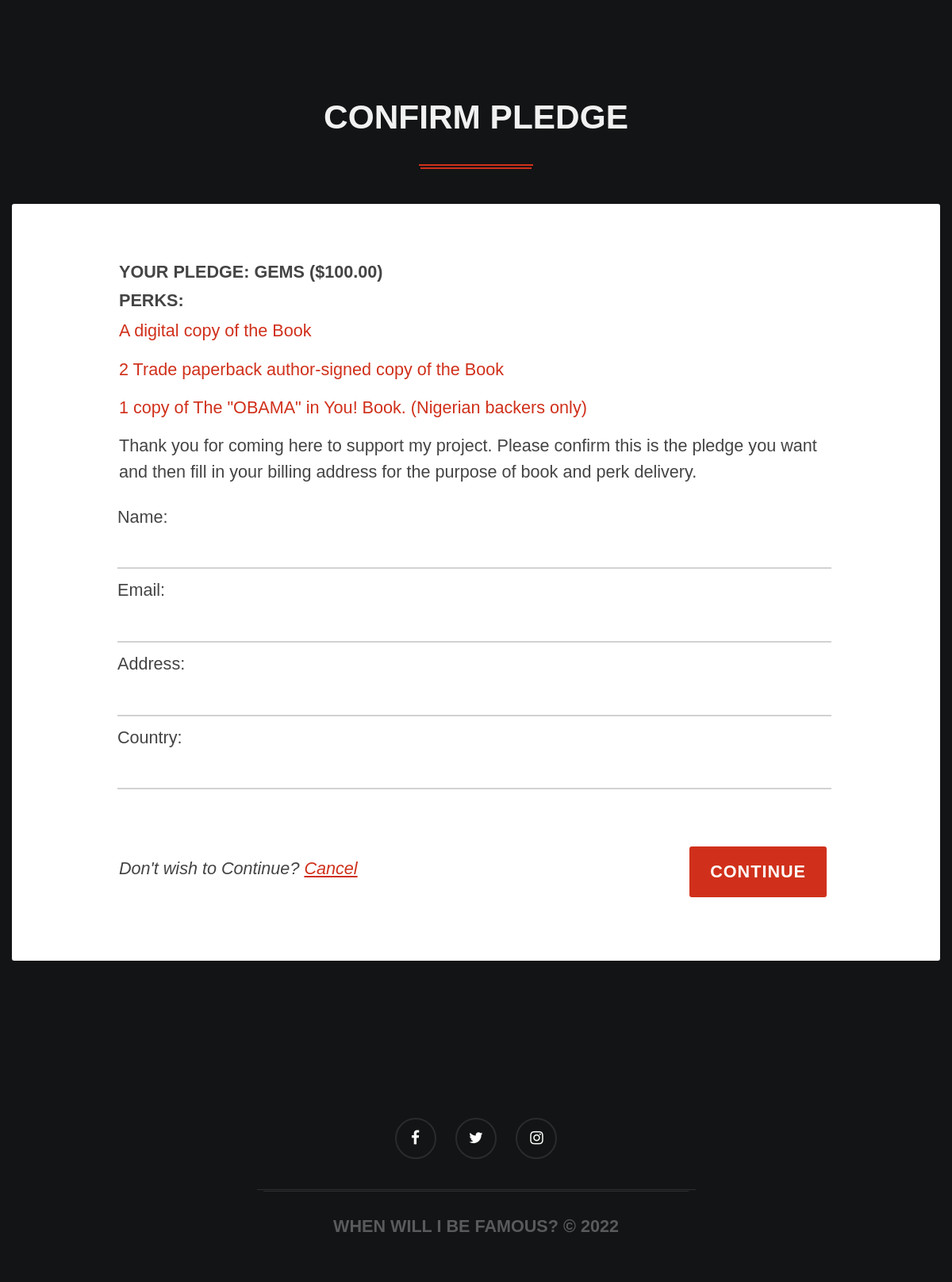
Screenshot of /gems/ with the database file from the repository.
### crowdfund/models.py (models this page shows, shortened)
class Reward(models.Model):
    name = models.CharField(max_length=255)
    slug = models.SlugField(max_length=50, blank=True)
    amount = models.DecimalField(max_digits=8, decimal_places=2)

class Perk(models.Model):
    description = models.CharField(max_length=255)
    reward = models.ForeignKey(
        Reward, on_delete=models.CASCADE, related_name='perks')
    created = models.DateTimeField(auto_now=True)
    def __str__(self):
        return self.description

### crowdfund/views.py (the view)
# urls.py: path('<slug:slug>/', reward, name='reward'),
def reward(request, slug):
    reward = get_object_or_404(Reward, slug=slug)
    if request.method == 'POST':
        form = OrderCreateForm(request.POST)
        if form.is_valid():
            order = form.save(commit=False)
            order.reward = reward
            order.save()
            request.session['order_id'] = order.id
            return redirect(reverse('payment_process'))
    else:
        form = OrderCreateForm()
    return render(request,
                  'reward.html',
                  {'form': form, 'reward': reward})

### crowdfund/forms.py
class OrderCreateForm(forms.ModelForm):
    class Meta:
        model = Order
        fields = ['name', 'email', 'address', 'country']

### templates/reward.html (shortened to what this page needs)
{% extends "base.html" %}
{% load static %}
{% block content %}
<div class="crowdfund-body-background">
</div>
<section class="crowdfund-section">
    <div class="crowdfund-section-content">
        <div class="crowdfund-limit-width">
            <div class="crowdfund-title">
                <h2>Confirm Pledge</h2>
                <div class="crowdfund-underline"></div>
            </div>
            <div class="crowdfund-post crowdfund-block-light">
                <div class="crowdfund-post-container-big crowdfund-text-large">
                    <div class="crowdfund-limit-width crowdfund-900">
                        <h5>Your pledge: {{ reward.name }} (${{ reward.amount }})</h5>
                        <h5>Perks:</h5>
                        {% for perk in reward.perks.all %}
                        <p class="fg-color-red">{{ perk }}</p>
                        {% endfor %}
                        <p>
                            Thank you for coming here to support my project. Please confirm this is the pledge you want and then fill in your billing address for the purpose of book and perk delivery.
                        </p>
                        <br>
                        <form id="pledgeform" action="" method="post"> {% csrf_token %}
                            <div class="crowdfund-table crowdfund-table-contacts">
                                <div class="crowdfund-row">
                                    <div class="crowdfund-col crowdfund-col-12">
                                        {{ form }}
                                    </div>
                                </div>
                            </div>
                            <div class="crowdfund-table crowdfund-content-footer">
                                <div class="crowdfund-column crowdfund-fullwidth">
                                    <p class="italic">Don't wish to Continue? <a href="{% url 'home' %}">Cancel</a></p>
                                </div>
                                <div class="crowdfund-column">
                                    <button class="crowdfund-button crowdfund-mobile-fullwidth" type="submit">Continue</button>
                                </div>
                            </div>
                        </form>
                    </div>
                </div>
            </div>
        </div>
    </div>
</section>
{% endblock %}

### rows the page displays
Reward: name "GEMS", amount "100.00"
Perk: description "A digital copy of the Book"
Perk: description "2 Trade paperback author-signed copy of the Book"
Perk: description "1 copy of The \"OBAMA\" in You! Book. (Nigerian backers only)"
